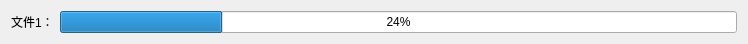
<?xml version="1.0" encoding="UTF-8"?>
<ui version="4.0">
 <class>DataProgress</class>
 <widget class="QWidget" name="DataProgress">
  <property name="geometry">
   <rect>
    <x>0</x>
    <y>0</y>
    <width>748</width>
    <height>41</height>
   </rect>
  </property>
  <property name="windowTitle">
   <string>Form</string>
  </property>
  <layout class="QHBoxLayout" name="horizontalLayout">
   <item>
    <widget class="QLabel" name="label">
     <property name="text">
      <string>文件1：</string>
     </property>
    </widget>
   </item>
   <item>
    <widget class="QProgressBar" name="progressBar">
     <property name="value">
      <number>24</number>
     </property>
    </widget>
   </item>
  </layout>
 </widget>
 <resources/>
 <connections/>
</ui>
